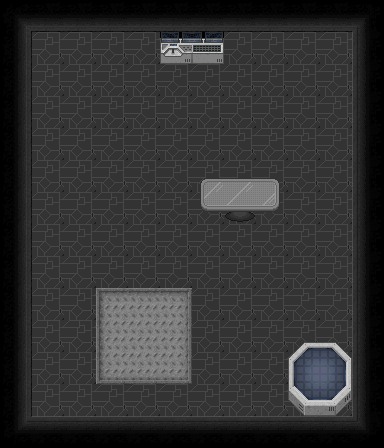

A 2D game scene composited from a Tiled map and its tileset images. What follows is a short description and the map's XML, with every tile layer's data as written:
An orthogonal 12x14 tile map with 32x32 px tiles, 4 tile layers (floor, website, baas, start).

<map version="1.4" tiledversion="1.4.2" orientation="orthogonal" renderorder="right-down" width="12" height="14" tilewidth="32" tileheight="32" infinite="0" nextlayerid="6" nextobjectid="3">
 <editorsettings>
  <export target="main.json" format="json" />
 </editorsettings>
 <tileset firstgid="1" source="../tilesets/scifi1/spaceship.tsx" />
 <layer id="5" name="floor" width="12" height="14">
  <data encoding="csv">
9,71,71,71,71,71,71,71,71,71,71,10,
40,177,177,177,177,139,13,177,177,177,177,38,
40,177,177,177,177,177,177,177,177,177,177,38,
40,177,177,177,177,177,177,177,177,177,177,38,
40,177,177,177,177,177,177,177,177,177,177,38,
40,177,177,177,177,177,177,177,177,177,177,38,
40,177,177,177,177,177,177,177,177,177,177,38,
40,177,177,177,177,177,177,177,177,177,177,38,
40,177,177,177,177,177,177,177,177,177,177,38,
40,177,177,238,239,240,177,177,177,177,177,38,
40,177,177,270,271,272,177,177,177,177,177,38,
40,177,177,302,303,304,177,177,177,177,177,38,
40,177,177,177,177,177,177,177,177,177,177,38,
41,7,7,7,7,7,7,7,7,7,7,42
</data>
 </layer>
 <layer id="3" name="website" width="12" height="14">
  <properties>
   <property name="openWebsite" value="https://www.digitale-gesellschaft.ch/uber-uns/bitwaescherei/" />
  </properties>
  <data encoding="csv">
0,0,0,0,0,0,0,0,0,0,0,0,
0,0,0,0,0,0,0,0,0,0,0,0,
0,0,0,0,0,0,0,0,0,0,0,0,
0,0,0,0,0,0,0,0,0,0,0,0,
0,0,0,0,0,28,28,28,28,28,0,0,
0,0,0,0,0,28,22,23,24,28,0,0,
0,0,0,0,0,28,54,55,56,28,0,0,
0,0,0,0,0,28,28,28,28,28,0,0,
0,0,0,0,0,0,0,0,0,0,0,0,
0,0,0,0,0,0,0,0,0,0,0,0,
0,0,0,0,0,0,0,0,0,0,0,0,
0,0,0,0,0,0,0,0,0,0,0,0,
0,0,0,0,0,0,0,0,0,0,0,0,
0,0,0,0,0,0,0,0,0,0,0,0
</data>
 </layer>
 <layer id="4" name="baas" width="12" height="14">
  <properties>
   <property name="jitsiRoom" value="baas" />
  </properties>
  <data encoding="csv">
0,0,0,0,0,0,0,0,0,0,0,0,
0,0,0,0,0,0,0,0,0,0,0,0,
0,0,0,0,0,0,0,0,0,0,0,0,
0,0,0,0,0,0,0,0,0,0,0,0,
0,0,0,0,0,0,0,0,0,0,0,0,
0,0,0,0,0,0,0,0,0,0,0,0,
0,0,0,0,0,0,0,0,0,0,0,0,
0,0,0,0,0,0,0,0,0,0,0,0,
0,0,0,0,0,0,0,0,0,0,0,0,
0,0,0,0,0,0,0,0,0,109,109,0,
0,0,0,0,0,0,0,0,109,14,15,0,
0,0,0,0,0,0,0,0,109,46,47,0,
0,0,0,0,0,0,0,0,109,78,79,0,
0,0,0,0,0,0,0,0,0,0,0,0
</data>
 </layer>
 <objectgroup id="2" name="floorLayer" />
 <layer id="1" name="start" width="12" height="14">
  <data encoding="csv">
0,0,0,0,0,0,0,0,0,0,0,0,
0,0,0,0,0,0,0,0,0,0,0,0,
0,0,0,0,0,0,0,0,0,0,0,0,
0,0,0,0,0,0,0,0,0,0,0,0,
0,0,0,0,0,0,0,0,0,0,0,0,
0,0,0,0,0,0,0,0,0,0,0,0,
0,0,0,0,0,0,0,0,0,0,0,0,
0,0,0,0,0,0,0,0,0,0,0,0,
0,0,0,0,0,0,0,0,0,0,0,0,
0,0,0,109,109,109,0,0,0,0,0,0,
0,0,0,109,109,109,0,0,0,0,0,0,
0,0,0,109,109,109,0,0,0,0,0,0,
0,0,0,0,0,0,0,0,0,0,0,0,
0,0,0,0,0,0,0,0,0,0,0,0
</data>
 </layer>
</map>
